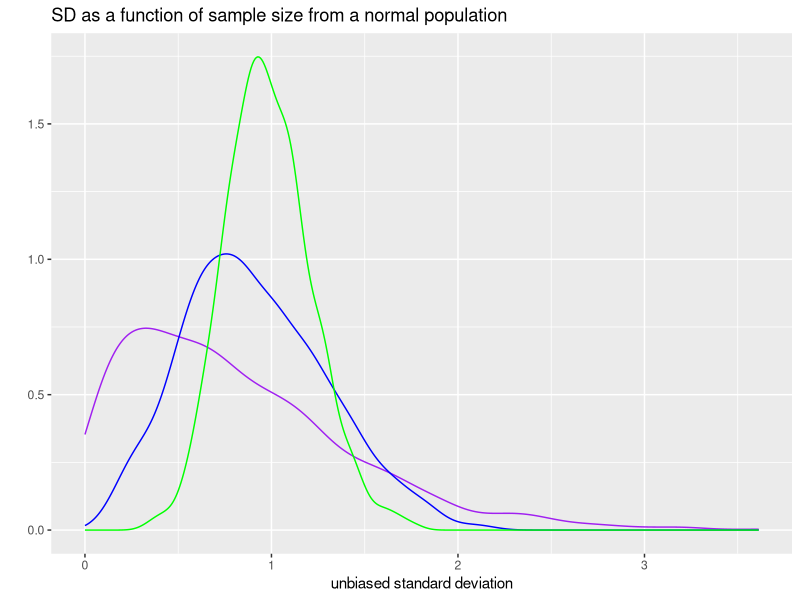

This figure's R source:
## ---- chunk 1
library(ggplot2)
dist <- rnorm(n = 1000)
for (n in c(2,4,10)){
  assign(paste0('sample',n), replicate(1000, sd(sample(dist,size = n,replace = TRUE))))
}
dosm <- data.frame(sample2,sample4,sample10)
ggplot(data = dosm) + geom_density(aes(x=sample2), colour = 'purple') + 
  geom_density(aes(x=sample4), colour = 'blue') +
  geom_density(aes(x=sample10), colour = 'green') +
  ggtitle('SD as a function of sample size from a normal population') + 
  xlab("unbiased standard deviation") + ylab("")
